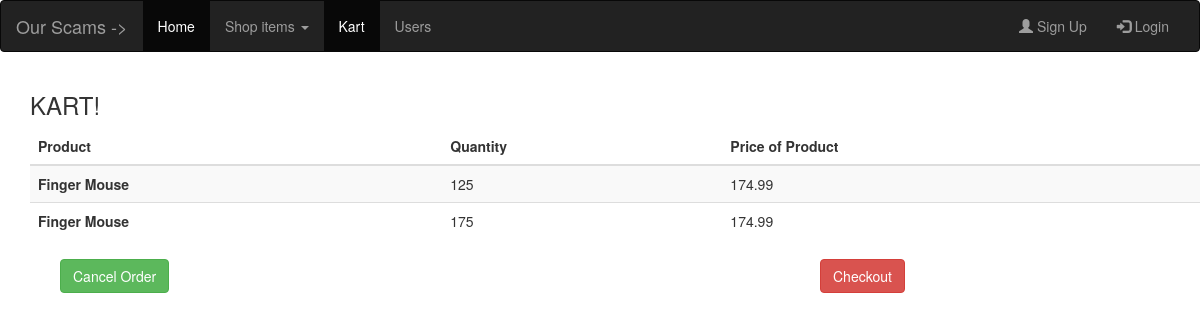
Before: /Pages/kartPage.php with the older database file.
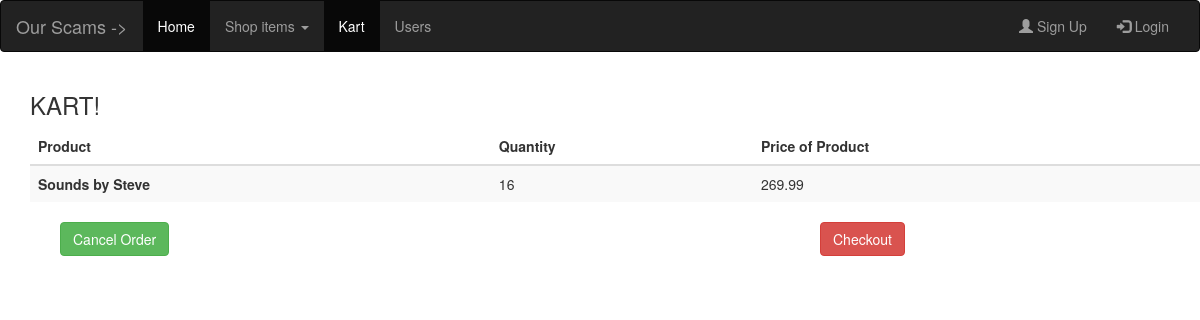
After: the same page with the newer database file.
### tables this page shows
CREATE TABLE `order_info` (
  `order_ID` int(11) NOT NULL,
  `product_ID` int(11) NOT NULL,
  `quantity` int(11) NOT NULL
);

CREATE TABLE `products` (
  `product_ID` int(11) NOT NULL,
  `name` varchar(100) DEFAULT NULL,
  `price` double(8,2) DEFAULT NULL,
  `short_desc` varchar(150) DEFAULT NULL,
  `image` varchar(100) DEFAULT NULL,
  `category_ID` int(11) DEFAULT NULL,
  `description` varchar(300) DEFAULT NULL,
  `desc_image` varchar(30) DEFAULT NULL,
  `weightKg` int(11) NOT NULL DEFAULT '13'
);

### Classes/OrderDataService.php (called while the page is built, shortened)
<?php
class orderDataService{
    function findCurrentOrder($id){
        $database = new Database();
        $connection = $database->getConnected();
        $orderItems = [];
        $order_id = 0;
        $sql = "SELECT * FROM orders WHERE active = true AND user_ID = $id";
        if ($result = $connection->query($sql)) {
            if($result->num_rows === 0){
                return null;
            }
            else{
                $order_id = $result->fetch_assoc();
                $order_id = $order_id['order_ID'];
            }
        } else {
            echo "<p style=\"color:red;\">ERROR: " . $DBConnect->error . "</p>";
            return null;
        }
        $sql = "SELECT products.name, order_info.quantity,products.price FROM order_info INNER JOIN products ON order_info.product_ID=products.product_ID WHERE order_info.order_ID = $order_id";
        if ($result = $connection->query($sql)) {
            $index = 0;
            if($result->num_rows === 0)
                return null;
            else{
                while($row = $result->fetch_assoc()){
                    $orderItems[$index] = array($row['name'] , $row ['quantity'] , $row['price']);
                    ++$index;
                }
                return $orderItems;
            }
        } else {
            echo "<p style=\"color:red;\">ERROR: " . $DBConnect->error . "</p>";
            return null;
        }
    }
}
?>

### Classes/OrderBusinessService.php (called while the page is built, shortened)
<?php
require ("OrderDataService.php");
?>
<?php
class orderBusinessService{
    function getOrders($id){
        $service = new orderDataService();
        return $service->findCurrentOrder($id);
    }
}
?>

### Pages/fragments/_displayKart.php (the view)
<?php
function displayKart($kart){
?>
<table class="table table-striped table-dark">
  <thead>
    <tr>
      <th scope="col">Product</th>
      <th scope="col">Quantity</th>
      <th scope="col">Price of Product</th>
    </tr>
  </thead>
  <tbody>
      <?php
        foreach($kart as $column){
      ?>
          <tr>
            <th scope="row"><?php echo $column[0]; ?></th>
            <td><?php echo $column[1];?></td>
            <td><?php echo $column[2];?></td>
          </tr>
      <?php
        }
      ?>
  </tbody>
</table>
<?php
}
?>

Changed rows visible on the page:
no longer on this page (row unchanged): order_info: product_ID.name "Finger Mouse", quantity "125", product_ID.price "174.99"
no longer on this page (row unchanged): order_info: product_ID.name "Finger Mouse", quantity "175", product_ID.price "174.99"
added order_info: product_ID.name "Sounds by Steve", quantity "16", product_ID.price "269.99"
